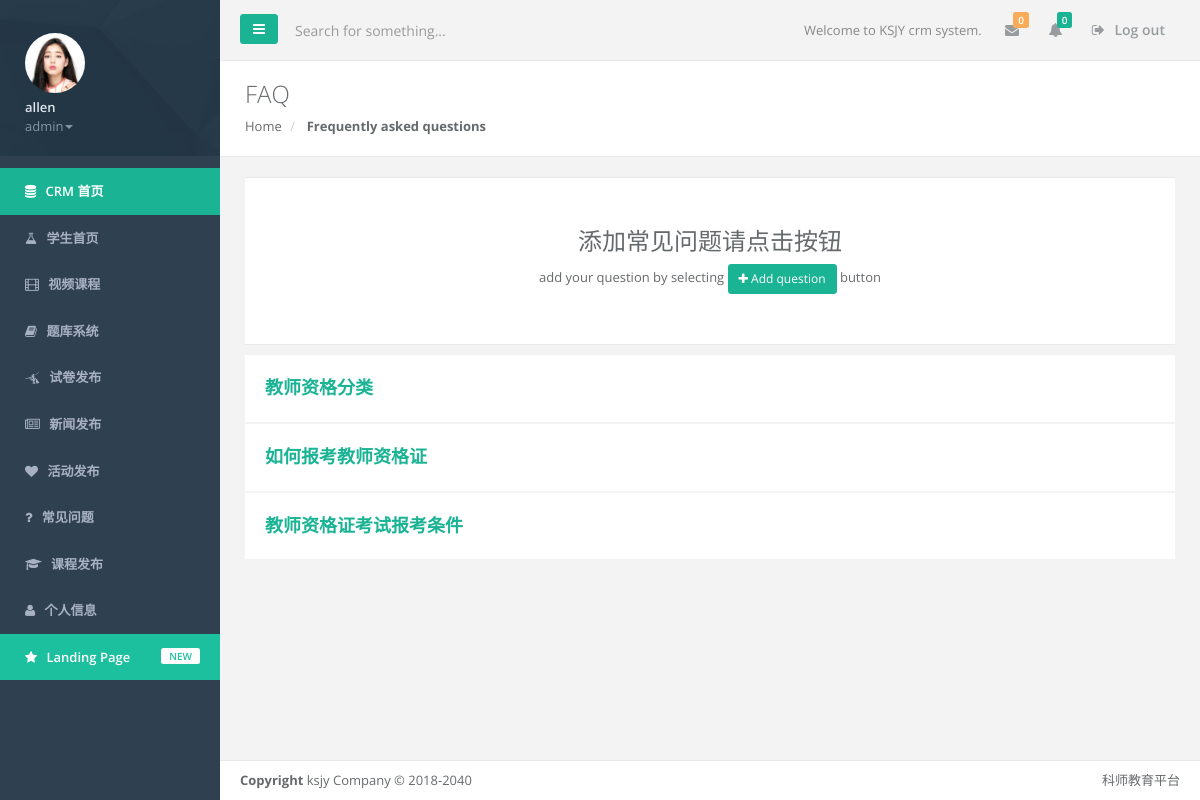
Page /crm/faq_editors (signed in) on the committed database.
### ks_crm/models.py (models this page shows, shortened)
class UserProfile(AbstractBaseUser,PermissionsMixin):
    email = models.EmailField(
        verbose_name='email address',
        max_length=255,
        unique=True
    )
    password = models.CharField(_('password'), max_length=128, help_text=mark_safe('''<a href='password/'>修改密码</a>'''))
    true_name = models.CharField(max_length=32, blank=True, null=True)
    name = models.CharField(max_length=32, blank=True, null=True)
    stu_num = models.IntegerField(blank=True, null=True)
    grade = models.CharField(max_length=32, default="")
    profession = models.CharField(max_length=32, blank=True, null=True)
    ID_num = models.IntegerField(blank=True, null=True)
    degree_choices = (('0', '专科'), ('1', '本科'))
    degree = models.SmallIntegerField(choices=degree_choices, default=0)
    gender_choices = (('0', '男'), ('1', '女'))
    gender = models.SmallIntegerField(choices=gender_choices, default=0)
    isno_choices = (('0', '是'), ('1', '否'))
    isteacher = models.SmallIntegerField(choices=isno_choices, default=0)
    ismakeup = models.SmallIntegerField(choices=isno_choices, default=0)
    role = models.ForeignKey("Role", blank=True, null=True,default=1)
    is_active = models.BooleanField(default=True)
    is_admin = models.BooleanField(default=False)
    signature = models.CharField(max_length=255, blank=True, null=True)
    head_img = models.ImageField(blank=True, null=True)
    phone = models.CharField(max_length=32, blank=True, null=True)
    address = models.CharField(max_length=255, blank=True, null=True)
    hobbies = models.CharField(max_length=255, blank=True, null=True)
    course = models.ManyToManyField("Course", blank=True)
    friends = models.ManyToManyField("self", blank=True)
    objects = UserProfileManager()
    USERNAME_FIELD = 'email'
    REQUIRED_FIELDS = ['name']

class Role(models.Model):
    name = models.CharField(max_length=32,unique=True)
    menus = models.ManyToManyField("Menu",blank=True)
    class Meta:
        verbose_name = "角色"
        verbose_name_plural = "角色"

class Menu(models.Model):
    name = models.CharField(max_length=32)
    url_name = models.CharField(max_length=64)
    url_type_choices = ((0, 'alias'), (1, 'absolute_url'))
    url_type = models.SmallIntegerField(choices=url_type_choices, default=0)
    icon = models.CharField(max_length=32,default="fa-flask")
    class Meta:
        verbose_name = "菜单"
        verbose_name_plural = "菜单"

class FAQ(models.Model):
    question = models.TextField(verbose_name="常见问题")
    answer = models.TextField(verbose_name="回答")
    weight = models.SmallIntegerField(default=1,verbose_name="权重")
    useful =  models.IntegerField(blank=True,null=True)
    class Meta:
        verbose_name = "常见问题"
        verbose_name_plural = "常见问题"

### ks_crm/views.py (the view)
def add_FAQ(request):
    faq_list = FAQ.objects.all()
    if request.method == "POST":
        faq_obj = FAQ(
            question=request.POST.get("question"),
            answer=request.POST.get("answer")
        )
        faq_obj.save()
    return render(request, 'ks_crm/faq.html',{"faq_list":faq_list})

### templates/ks_crm/faq.html (shortened to what this page needs)
{% extends 'crm_base.html' %}
{% block page-contianer %}
            <div class="row wrapper border-bottom white-bg page-heading">
                <div class="col-sm-4">
                    <h2>FAQ</h2>
                    <ol class="breadcrumb">
                        <li>
                            <a href="index.html">Home</a>
                        </li>
                        <li class="active">
                            <strong>Frequently asked questions</strong>
                        </li>
                    </ol>
                </div>
            </div>
            <div class="row">
                <div class="col-lg-12">
                    <div class="wrapper wrapper-content animated fadeInRight">
                        <div class="ibox-content m-b-sm border-bottom">
                            <div class="text-center p-lg">
                                <h2>添加常见问题请点击按钮</h2>
                                <span>add your question by selecting </span>
                                <button title="Create new cluster" class="btn btn-primary btn-sm" data-toggle="modal" data-target="#myModal"><i class="fa fa-plus"></i> <span class="bold">Add question</span></button> button
                            </div>
                        </div>
                        {% for faq in faq_list %}
                        <div class="faq-item">
                            <div class="row">
                                <div class="col-md-7">
                                    <a data-toggle="collapse" href="#{{ faq.id }}" class="faq-question">{{ faq.question }}</a>
                                </div>
                            </div>
                            <div class="row">
                                <div class="col-lg-12">
                                </div>
                            </div>
                        </div>
                       {% endfor %}
                </div>
            </div>
{% endblock %}

### templates/crm_base.html (shortened to what this page needs)
<!DOCTYPE html>
<html>
<head>
    <link href="/static/bootstrap/css/bootstrap.min.css" rel="stylesheet">
    <link href="/static/bootstrap/font-awesome/css/font-awesome.min.css" rel="stylesheet">
    <link href="/static/bootstrap/css/animate.css" rel="stylesheet">
    <link href="/static/bootstrap/css/style.css" rel="stylesheet">
    <link href="/static/bootstrap/css/plugins/footable/footable.core.css" rel="stylesheet">
</head>
<body>
    <div id="wrapper">
    <nav class="navbar-default navbar-static-side" role="navigation">
        <div class="sidebar-collapse">
            <ul class="nav metismenu" id="side-menu">
                <li class="nav-header">
                    <div class="dropdown profile-element">
                        {% if request.user.head_img %}
                            <span>
                                <img alt="image" class="img-circle" src="{{ request.user.head_img.url}}" style="max-width: 60px;max-height:60px"/>
                             </span>
                        {% endif %}
                        <a data-toggle="dropdown" class="dropdown-toggle" href="#">
                            <span class="clear"> <span class="block m-t-xs"> <strong class="font-bold">{{ request.user.name }}</strong>
                             </span> <span class="text-muted text-xs block">{{ request.user.role.name }}<b class="caret"></b></span> </span> </a>
                    </div>
                </li>
                {% block sidebar-contianer %}
                  <ul class="nav nav-sidebar">
                      <li class="special_link">
                        <a href="/crm/"><i class="fa fa-database"></i> <span class="nav-label">CRM 首页</span></a>
                      </li>
                    {% for menu in request.user.role.menus.all %}
                        <li>
                            <a href="{% if menu.url_type == 0 %}{%  url  menu.url_name %}{% else %}{{ menu.url_name }}{% endif %}"><i class="fa {{ menu.icon }}"></i> <span class="nav-label">{{ menu.name }}</span></a>
                        </li>
                    {% endfor %}
                </ul>
                {% endblock %}
                <li class="landing_link">
                    <a target="_blank" href="/"><i class="fa fa-star"></i> <span class="nav-label">Landing Page</span> <span class="label label-warning pull-right">NEW</span></a>
                </li>
            </ul>
        </div>
    </nav>
        <div id="page-wrapper" class="gray-bg">
        <div class="row border-bottom">
        <nav class="navbar navbar-static-top" role="navigation" style="margin-bottom: 0">
        <div class="navbar-header">
            <a class="navbar-minimalize minimalize-styl-2 btn btn-primary " href="#"><i class="fa fa-bars"></i> </a>
            <form role="search" class="navbar-form-custom" action="#">
                <div class="form-group">
                    <input type="text" placeholder="Search for something..." class="form-control" name="top-search" id="top-search">
                </div>
            </form>
        </div>
            <ul class="nav navbar-top-links navbar-right">
                <li>
                    <span class="m-r-sm text-muted welcome-message">Welcome to KSJY crm system.</span>
                </li>
                <li class="dropdown">
                    <a class="dropdown-toggle count-info" data-toggle="dropdown" href="#">
                        <i class="fa fa-envelope"></i>  <span class="label label-warning">0</span>
                    </a>
                </li>
                <li class="dropdown">
                    <a class="dropdown-toggle count-info" data-toggle="dropdown" href="#">
                        <i class="fa fa-bell"></i>  <span class="label label-primary">0</span>
                    </a>
                </li>
                <li>
                    <a href="{% url 'acc_logout' %}">
                        <i class="fa fa-sign-out"></i> Log out
                    </a>
                </li>
            </ul>
        </nav>
        </div>
{% block page-contianer %}{% endblock %}
            <div class="footer">
                <div class="pull-right">
                    科师教育平台
                </div>
                <div>
                    <strong>Copyright</strong> ksjy Company &copy; 2018-2040
                </div>
            </div>
        </div>
        </div>
</body>
</html>

### rows in the picture
UserProfile: user.head_img (picture), user.name "allen", user.role.name "admin"
Menu: name "学生首页"
Menu: name "视频课程"
Menu: name "题库系统"
Menu: name "试卷发布"
Menu: name "新闻发布"
Menu: name "活动发布"
Menu: name "常见问题"
Menu: name "课程发布"
Menu: name "个人信息"
FAQ: question "教师资格分类"
FAQ: question "如何报考教师资格证"
FAQ: question "教师资格证考试报考条件"
